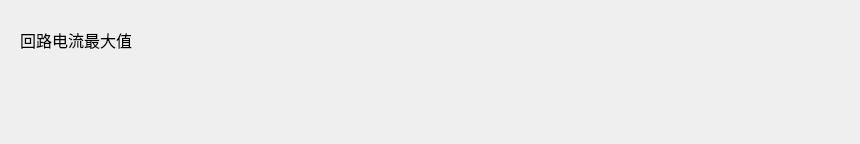
<?xml version="1.0" encoding="UTF-8"?>
<ui version="4.0">
 <class>RSet_LoopItemWid</class>
 <widget class="QWidget" name="RSet_LoopItemWid">
  <property name="geometry">
   <rect>
    <x>0</x>
    <y>0</y>
    <width>860</width>
    <height>144</height>
   </rect>
  </property>
  <property name="windowTitle">
   <string>Form</string>
  </property>
  <layout class="QVBoxLayout" name="verticalLayout">
   <item>
    <layout class="QHBoxLayout" name="horizontalLayout">
     <item>
      <widget class="QLabel" name="label">
       <property name="minimumSize">
        <size>
         <width>130</width>
         <height>0</height>
        </size>
       </property>
       <property name="maximumSize">
        <size>
         <width>130</width>
         <height>16777215</height>
        </size>
       </property>
       <property name="font">
        <font>
         <family>微软雅黑</family>
         <pointsize>12</pointsize>
        </font>
       </property>
       <property name="text">
        <string>回路电流最大值</string>
       </property>
       <property name="alignment">
        <set>Qt::AlignCenter</set>
       </property>
       <property name="margin">
        <number>10</number>
       </property>
      </widget>
     </item>
     <item>
      <widget class="QWidget" name="widget_1" native="true">
       <property name="sizePolicy">
        <sizepolicy hsizetype="Preferred" vsizetype="Preferred">
         <horstretch>0</horstretch>
         <verstretch>0</verstretch>
        </sizepolicy>
       </property>
       <property name="minimumSize">
        <size>
         <width>150</width>
         <height>0</height>
        </size>
       </property>
       <property name="font">
        <font>
         <pointsize>12</pointsize>
        </font>
       </property>
      </widget>
     </item>
     <item>
      <widget class="QWidget" name="widget_2" native="true">
       <property name="minimumSize">
        <size>
         <width>150</width>
         <height>0</height>
        </size>
       </property>
       <property name="font">
        <font>
         <pointsize>12</pointsize>
        </font>
       </property>
      </widget>
     </item>
     <item>
      <widget class="QWidget" name="widget_3" native="true">
       <property name="minimumSize">
        <size>
         <width>150</width>
         <height>0</height>
        </size>
       </property>
       <property name="font">
        <font>
         <pointsize>12</pointsize>
        </font>
       </property>
      </widget>
     </item>
    </layout>
   </item>
   <item>
    <layout class="QHBoxLayout" name="horizontalLayout_2">
     <item>
      <widget class="QLabel" name="label_2">
       <property name="minimumSize">
        <size>
         <width>130</width>
         <height>0</height>
        </size>
       </property>
       <property name="maximumSize">
        <size>
         <width>130</width>
         <height>16777215</height>
        </size>
       </property>
       <property name="font">
        <font>
         <family>微软雅黑</family>
         <pointsize>12</pointsize>
        </font>
       </property>
       <property name="text">
        <string/>
       </property>
       <property name="alignment">
        <set>Qt::AlignCenter</set>
       </property>
       <property name="margin">
        <number>10</number>
       </property>
      </widget>
     </item>
     <item>
      <widget class="QWidget" name="widget_4" native="true">
       <property name="sizePolicy">
        <sizepolicy hsizetype="Preferred" vsizetype="Preferred">
         <horstretch>0</horstretch>
         <verstretch>0</verstretch>
        </sizepolicy>
       </property>
       <property name="minimumSize">
        <size>
         <width>150</width>
         <height>0</height>
        </size>
       </property>
       <property name="font">
        <font>
         <pointsize>12</pointsize>
        </font>
       </property>
      </widget>
     </item>
     <item>
      <widget class="QWidget" name="widget_5" native="true">
       <property name="minimumSize">
        <size>
         <width>150</width>
         <height>0</height>
        </size>
       </property>
       <property name="font">
        <font>
         <pointsize>12</pointsize>
        </font>
       </property>
      </widget>
     </item>
     <item>
      <widget class="QWidget" name="widget_6" native="true">
       <property name="minimumSize">
        <size>
         <width>150</width>
         <height>0</height>
        </size>
       </property>
       <property name="font">
        <font>
         <pointsize>12</pointsize>
        </font>
       </property>
      </widget>
     </item>
    </layout>
   </item>
  </layout>
 </widget>
 <resources/>
 <connections/>
</ui>
